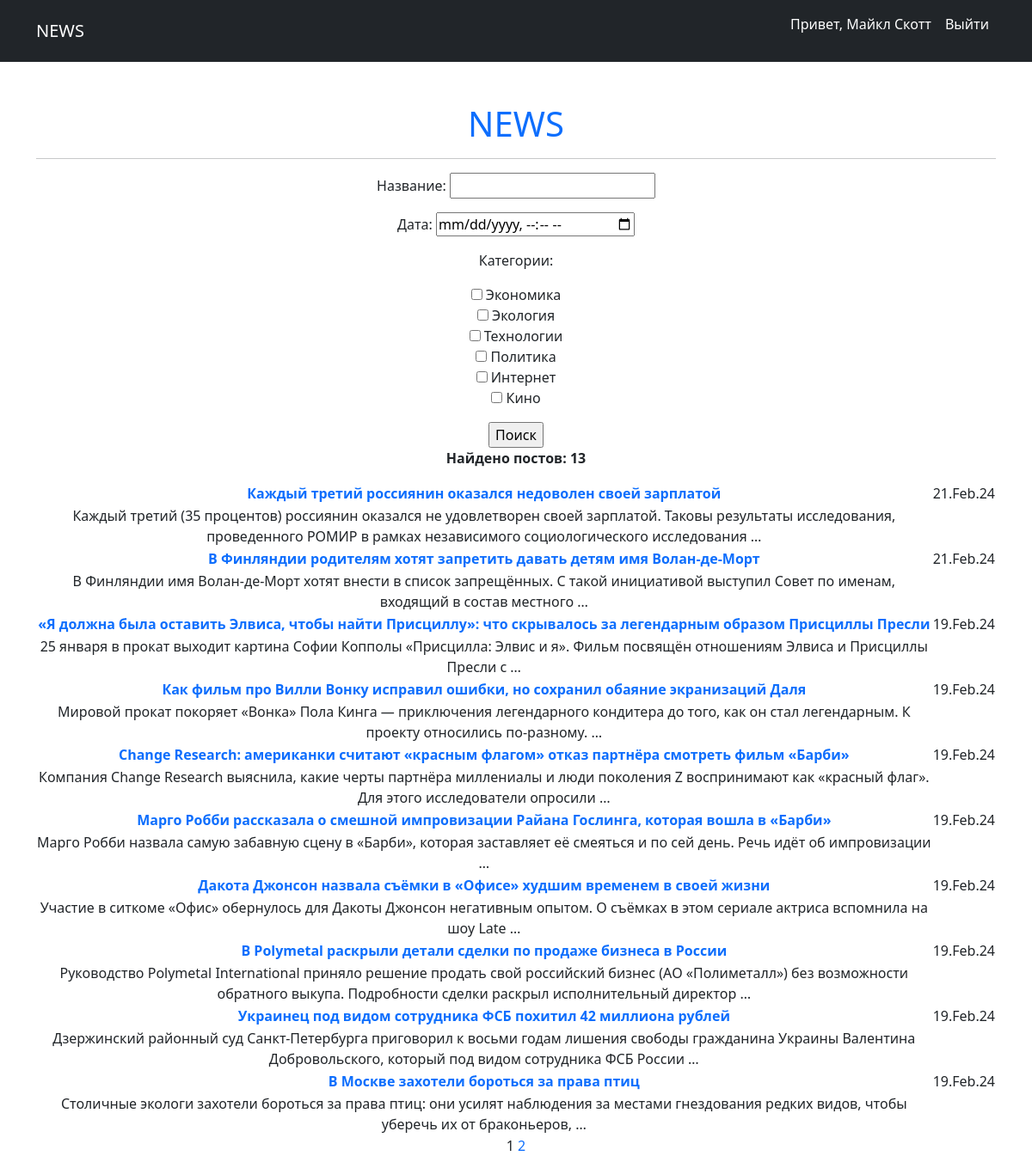
The app's page /news/search/ (signed in) with its own data.
### news/models.py (models this page shows, shortened)
class Post(models.Model):
    articlePost = 'A'
    newsPost = 'N'
    TYPES = [
        (articlePost, 'Статья'),
        (newsPost, 'Новость')
    ]
    typePost = models.CharField(max_length=2, choices=TYPES, default=newsPost)
    dataPost = models.DateTimeField(auto_now_add=True)
    namePost = models.CharField(max_length=255)
    textPost = models.TextField()
    ratingPost = models.IntegerField(default=0)
    author = models.ForeignKey(Author, on_delete=models.CASCADE)
    category = models.ManyToManyField(Category, through='PostCategory')

### news/views.py (the view)
# urls.py: path('search/', PostSearch.as_view(), name='search_results'),
class PostSearch(ListView):
    model = Post
    ordering = '-dataPost'
    template_name = 'news_search.html'
    context_object_name = 'news_search'
    paginate_by = 10
    def get_queryset(self):
        queryset = super().get_queryset()
        self.filterset = PostFilter(self.request.GET, queryset)
        return self.filterset.qs
    def get_context_data(self, **kwargs):
        context = super().get_context_data()
        context['filterset'] = self.filterset
        context['filter_post'] = self.filterset.qs.count()
        return context

### news/models.py (called while the page is built)
    def __str__(self):
        return self.subject

### news/templatetags/custom_filters.py (called while the page is built)
@register.filter()
def censor(value):
    if isinstance(value, str):
        for i in CENSOR_WORDS:
            value = value.replace(i[1:], '*' * len(i[1:]))
        return value
    else:
        raise ValueError('Переменная не строкового типа сорри')

### news/templatetags/custom_tags.py (called while the page is built)
@register.simple_tag(takes_context=True)
def url_replace(context, **kwargs):
    d = context['request'].GET.copy()
    for k, v in kwargs.items():
        d[k] = v
    return d.urlencode()

### templates/news_search.html (shortened to what this page needs)
{% extends 'flatpages/default.html' %}
{% load custom_filters %}
{% load custom_tags %}
{% block content %}
    <form action="" method="get">
        {{ filterset.form.as_p }}
        <input type="submit" value="Поиск">
    </form>
    {% if news_search %}
    <b><p>Найдено постов: {{ filter_post }}</p></b>
        <table>
            {% for newlist in news_search %}
            <tr>
                <td>
                    <a href="{{ newlist.pk }}">
                    <b>{{ newlist.namePost|censor }}</b></a>
                </td>
                <td>
                    {{ newlist.dataPost|date:'d.M.y' }}
                </td>
            </tr>
            <tr>
                <td>
                    {{ newlist.textPost|truncatewords:20|censor }}
                </td>
            </tr>
            {% endfor %}
        </table>
    {% else %}
        <h2>Постов нет :(</h2>
    {% endif %}
    {{ page_obj.number }}
    {% if page_obj.has_next %}
        <a href="?{% url_replace page=page_obj.next_page_number %}">{{page_obj.next_page_number}}</a>
    {% endif %}
{% endblock content %}

### templates/flatpages/default.html (shortened to what this page needs)
{% load static %}
<!DOCTYPE html>
<html lang="en">
    <head>
        <link href="{% static 'css/styles.css' %}" rel="stylesheet" />
    </head>
    <body>
        <nav class="navbar navbar-expand-lg navbar-dark bg-dark">
            <div class="container">
                <a class="navbar-brand" href="{% url 'post_list' %}">NEWS</a>
                <div class="collapse navbar-collapse" id="navbarSupportedContent">
                    <ul class="navbar-nav ms-auto mb-2 mb-lg-0">
                        {% if request.user.is_authenticated %}
                            <li class="nav-item"><p class="nav-link active" aria-current="page">
                                Привет, {{ request.user.username }}</p></li>
                            <li class="nav-item">
                                <a class="nav-link active" aria-current="page" href="{% url 'account_logout' %}">
                                Выйти</a></li>
                        {% else %}
                            <li class="nav-item"><a class="nav-link active" aria-current="page" href="{% url 'account_login' %}">
                                Войти</a></li>
                        {% endif %}
                    </ul>
                </div>
            </div>
        </nav>
        <div class="container">
            <div class="text-center mt-5">
              <h1><a href="{% url 'post_list' %}">NEWS</a></h1>
              <hr>
              {% block content %}
              {% endblock content %}
            </div>
    </body>
</html>

### records on screen
Post: namePost|censor "Каждый третий россиянин оказался недоволен своей зарплатой", dataPost "21.Feb.24", textPost|censor "Каждый третий (35 процентов) россиянин оказался не удовлетворен своей зарплатой. Таковы результаты исследования, проведенного РОМИР в рамках независимого социологического исследования …"
Post: namePost|censor "В Финляндии родителям хотят запретить давать детям имя Волан-де-Морт", dataPost "21.Feb.24", textPost|censor "В Финляндии имя Волан-де-Морт хотят внести в список запрещённых. С такой инициативой выступил Совет по именам, входящий в состав местного …"
Post: namePost|censor "«Я должна была оставить Элвиса, чтобы найти Присциллу»: что скрывалось за легендарным образом Присциллы Пресли", dataPost "19.Feb.24", textPost|censor "25 января в прокат выходит картина Софии Копполы «Присцилла: Элвис и я». Фильм посвящён отношениям Элвиса и Присциллы Пресли с …"
Post: namePost|censor "Как фильм про Вилли Вонку исправил ошибки, но сохранил обаяние экранизаций Даля", dataPost "19.Feb.24", textPost|censor "Мировой прокат покоряет «Вонка» Пола Кинга — приключения легендарного кондитера до того, как он стал легендарным. К проекту относились по-разному. …"
Post: namePost|censor "Change Research: американки считают «красным флагом» отказ партнёра смотреть фильм «Барби»", dataPost "19.Feb.24", textPost|censor "Компания Change Research выяснила, какие черты партнёра миллениалы и люди поколения Z воспринимают как «красный флаг». Для этого исследователи опросили …"
Post: namePost|censor "Марго Робби рассказала о смешной импровизации Райана Гослинга, которая вошла в «Барби»", dataPost "19.Feb.24", textPost|censor "Марго Робби назвала самую забавную сцену в «Барби», которая заставляет её смеяться и по сей день. Речь идёт об импровизации …"
Post: namePost|censor "Дакота Джонсон назвала съёмки в «Офисе» худшим временем в своей жизни", dataPost "19.Feb.24", textPost|censor "Участие в ситкоме «Офис» обернулось для Дакоты Джонсон негативным опытом. О съёмках в этом сериале актриса вспомнила на шоу Late …"
Post: namePost|censor "В Polymetal раскрыли детали сделки по продаже бизнеса в России", dataPost "19.Feb.24", textPost|censor "Руководство Polymetal International приняло решение продать свой российский бизнес (АО «Полиметалл») без возможности обратного выкупа. Подробности сделки раскрыл исполнительный директор …"
Post: namePost|censor "Украинец под видом сотрудника ФСБ похитил 42 миллиона рублей", dataPost "19.Feb.24", textPost|censor "Дзержинский районный суд Санкт-Петербурга приговорил к восьми годам лишения свободы гражданина Украины Валентина Добровольского, который под видом сотрудника ФСБ России …"
Post: namePost|censor "В Москве захотели бороться за права птиц", dataPost "19.Feb.24", textPost|censor "Столичные экологи захотели бороться за права птиц: они усилят наблюдения за местами гнездования редких видов, чтобы уберечь их от браконьеров, …"

### other values on screen
{{ request.user.username }} "Майкл Скотт"
{{ filter_post }} "13"
{{ page_obj.number }} "1"
{{ page_obj.next_page_number }} "2"
